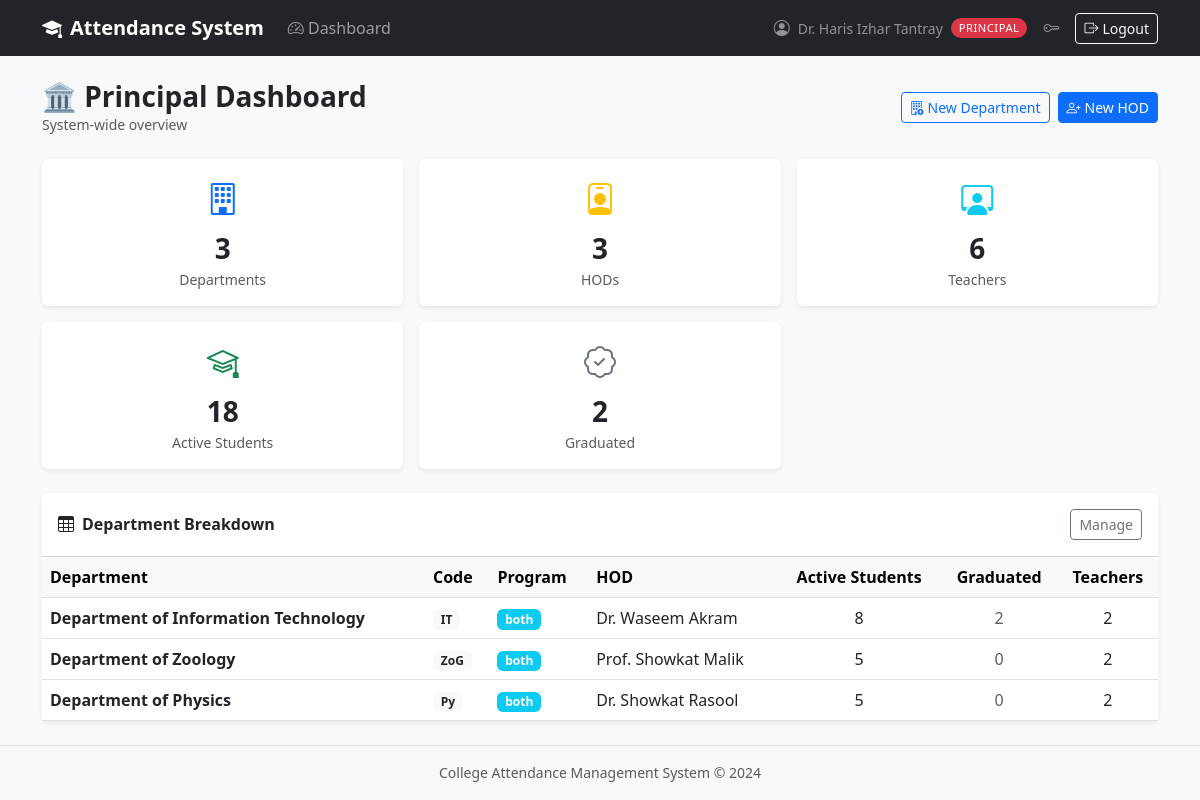
The page /principal/dashboard (signed in) on the database its author committed.
### app/models/user.py (models this page shows, shortened)
class User(UserMixin, db.Model):
    __tablename__ = 'users'
    id = db.Column(db.Integer, primary_key=True)
    email = db.Column(db.String(120), unique=True, nullable=False, index=True)
    first_name = db.Column(db.String(50), nullable=False)
    last_name  = db.Column(db.String(50), nullable=False)
    password_hash = db.Column(db.String(256), nullable=False)
    role = db.Column(db.String(20), nullable=False)
    is_active = db.Column(db.Boolean, default=True, nullable=False)
    created_at = db.Column(db.DateTime, default=datetime.utcnow, nullable=False)
    updated_at = db.Column(db.DateTime, default=datetime.utcnow,
                           onupdate=datetime.utcnow, nullable=False)
    teacher_profile = db.relationship('Teacher', back_populates='user',
                                      uselist=False, cascade='all, delete-orphan')
    student_profile = db.relationship('Student', back_populates='user',
                                      uselist=False, cascade='all, delete-orphan')
    @property
    def is_principal(self):
        return self.role == Role.PRINCIPAL
    @property
    def full_name(self):
        return f"{self.first_name} {self.last_name}"

### app/models/department.py (models this page shows, shortened)
class Department(db.Model):
    __tablename__ = 'departments'
    id   = db.Column(db.Integer, primary_key=True)
    name = db.Column(db.String(100), unique=True, nullable=False)
    code = db.Column(db.String(10),  unique=True, nullable=False)
    program_type = db.Column(
        db.String(10),
        nullable=False,
        default='UG'
    )
    is_active  = db.Column(db.Boolean, default=True, nullable=False)
    created_at = db.Column(db.DateTime, default=datetime.utcnow, nullable=False)
    teachers = db.relationship('Teacher', back_populates='department',
                               lazy='dynamic')
    students = db.relationship('Student', back_populates='department',
                               lazy='dynamic')
    subjects = db.relationship('Subject', back_populates='department',
                               lazy='dynamic')
    @property
    def hod(self):
        return self.teachers.filter_by(is_hod=True, is_active=True).first()

### app/routes/principal.py (the view)
@principal_bp.route('/dashboard')
@login_required
@principal_required
def dashboard():
    stats = get_system_stats()
    return render_template('principal/dashboard.html',
                           title='Principal Dashboard', stats=stats)

### app/models/teacher.py (called while the page is built)
    @property
    def full_name(self):
        return self.user.full_name if self.user else 'Unknown'

### app/templates/principal/dashboard.html (shortened to what this page needs)
{% extends "shared/base.html" %}
{% block content %}
<div class="d-flex justify-content-between align-items-center mb-4">
    <div>
        <h3 class="fw-bold mb-0">🏛 Principal Dashboard</h3>
        <p class="text-muted small mb-0">System-wide overview</p>
    </div>
    <div class="d-flex gap-2">
        <a href="{{ url_for('principal.create_department_view') }}"
           class="btn btn-outline-primary btn-sm">
            <i class="bi bi-building-add me-1"></i>New Department
        </a>
        <a href="{{ url_for('principal.create_hod') }}"
           class="btn btn-primary btn-sm">
            <i class="bi bi-person-plus me-1"></i>New HOD
        </a>
    </div>
</div>
<div class="row g-3 mb-4">
    {% set cards = [
        ('Departments',       stats.total_departments,   'building',       'primary'),
        ('HODs',              stats.total_hods,           'person-badge',   'warning'),
        ('Teachers',          stats.total_teachers,       'person-workspace','info'),
        ('Active Students',   stats.total_students,       'mortarboard',    'success'),
        ('Graduated',         stats.graduated_students,   'patch-check',    'secondary'),
    ] %}
    {% for label, value, icon, colour in cards %}
    <div class="col-6 col-md-4 col-lg-2-4">
        <div class="card border-0 shadow-sm h-100">
            <div class="card-body text-center py-3">
                <div class="fs-2 text-{{ colour }} mb-1">
                    <i class="bi bi-{{ icon }}"></i>
                </div>
                <div class="fs-3 fw-bold">{{ value }}</div>
                <div class="text-muted small">{{ label }}</div>
            </div>
        </div>
    </div>
    {% endfor %}
</div>
<div class="card border-0 shadow-sm">
    <div class="card-header bg-white d-flex justify-content-between align-items-center py-3">
        <h6 class="fw-bold mb-0"><i class="bi bi-table me-2"></i>Department Breakdown</h6>
        <a href="{{ url_for('principal.list_departments') }}"
           class="btn btn-outline-secondary btn-sm">Manage</a>
    </div>
    <div class="table-responsive">
        <table class="table table-hover mb-0">
            <thead class="table-light">
                <tr>
                    <th>Department</th>
                    <th>Code</th>
                    <th>Program</th>
                    <th>HOD</th>
                    <th class="text-center">Active Students</th>
                    <th class="text-center">Graduated</th>
                    <th class="text-center">Teachers</th>
                </tr>
            </thead>
            <tbody>
                {% for d in stats.dept_breakdown %}
                <tr>
                    <td class="fw-semibold">{{ d.name }}</td>
                    <td><span class="badge bg-light text-dark">{{ d.code }}</span></td>
                    <td>
                        <span class="badge
                            {% if d.program_type == 'UG' %}bg-primary
                            {% elif d.program_type == 'PG' %}bg-purple
                            {% else %}bg-info{% endif %}">
                            {{ d.program_type }}
                        </span>
                    </td>
                    <td>
                        {% if d.hod_name == 'Not assigned' %}
                            <span class="text-danger small">
                                <i class="bi bi-exclamation-circle me-1"></i>Not assigned
                            </span>
                        {% else %}
                            {{ d.hod_name }}
                        {% endif %}
                    </td>
                    <td class="text-center">{{ d.active_students }}</td>
                    <td class="text-center text-muted">{{ d.graduated_students }}</td>
                    <td class="text-center">{{ d.teachers }}</td>
                </tr>
                {% endfor %}
            </tbody>
        </table>
    </div>
</div>
{% endblock %}

### app/templates/shared/base.html (shortened to what this page needs)
<!DOCTYPE html>
<html lang="en">
<head>
    <link href="https://cdn.jsdelivr.net/npm/bootstrap@5.3.0/dist/css/bootstrap.min.css" rel="stylesheet">
    <link href="https://cdn.jsdelivr.net/npm/bootstrap-icons@1.11.0/font/bootstrap-icons.css" rel="stylesheet">
</head>
<body>
{% if current_user.is_authenticated %}
<nav class="navbar navbar-expand-lg navbar-dark bg-dark">
  <div class="container">
    <a class="navbar-brand" href="/"><i class="bi bi-mortarboard-fill me-2"></i>Attendance System</a>
    <div class="collapse navbar-collapse" id="navMenu">
      <ul class="navbar-nav me-auto">
        {% if current_user.is_principal %}
          <li class="nav-item">
            <a class="nav-link" href="{{ url_for('principal.dashboard') }}">
              <i class="bi bi-speedometer2"></i> Dashboard
            </a>
          </li>
        {% elif current_user.is_student %}
          <li class="nav-item">
            <a class="nav-link" href="{{ url_for('student.dashboard') }}">
              <i class="bi bi-speedometer2"></i> Dashboard
            </a>
          </li>
        {% endif %}
      </ul>
      <ul class="navbar-nav ms-auto align-items-center gap-2">
        <li class="nav-item d-flex align-items-center gap-2">
          <i class="bi bi-person-circle text-white-50"></i>
          <span class="text-white-50 small">{{ current_user.full_name }}</span>
          <span class="role-badge
            {% if current_user.is_principal %}bg-danger text-white
            {% elif current_user.is_hod      %}bg-warning text-dark
            {% elif current_user.is_teacher  %}bg-info text-dark
            {% else                          %}bg-success text-white{% endif %}">
            {{ current_user.role }}
          </span>
        </li>
        <li class="nav-item">
          <a class="nav-link text-white-50" href="{{ url_for('auth.change_password_view') }}"
             title="Change password"><i class="bi bi-key"></i></a>
        </li>
        <li class="nav-item">
          <a class="btn btn-sm btn-outline-light" href="{{ url_for('auth.logout') }}">
            <i class="bi bi-box-arrow-right me-1"></i>Logout
          </a>
        </li>
      </ul>
    </div>
  </div>
</nav>
{% endif %}
<main class="container py-4">
  {% block content %}{% endblock %}
</main>
<footer class="text-center text-muted py-3 border-top small">
  College Attendance Management System &copy; 2024
</footer>
</body>
</html>

### app/templates/shared/base.html (style rules this page uses)
body { background-color: #f8f9fa; }
.navbar-brand { font-weight: 700; }
.role-badge { font-size: 0.7rem; padding: 2px 8px; border-radius: 10px; text-transform: uppercase; letter-spacing: 0.5px; }

### rows shown on the page
User: full_name "Dr. Haris Izhar Tantray", role "PRINCIPAL"
Department: name "Department of Information Technology", code "IT", program_type "both", hod_name "Dr. Waseem Akram", active_students "8", graduated_students "2", teachers "2"
Department: name "Department of Zoology", code "ZoG", program_type "both", hod_name "Prof. Showkat Malik", active_students "5", graduated_students "0", teachers "2"
Department: name "Department of Physics", code "Py", program_type "both", hod_name "Dr. Showkat Rasool", active_students "5", graduated_students "0", teachers "2"

### other values the page prints
{{ value }} "3" "3" "6" "18" "2"
{{ label }} "Departments" "HODs" "Teachers" "Active Students" "Graduated"
